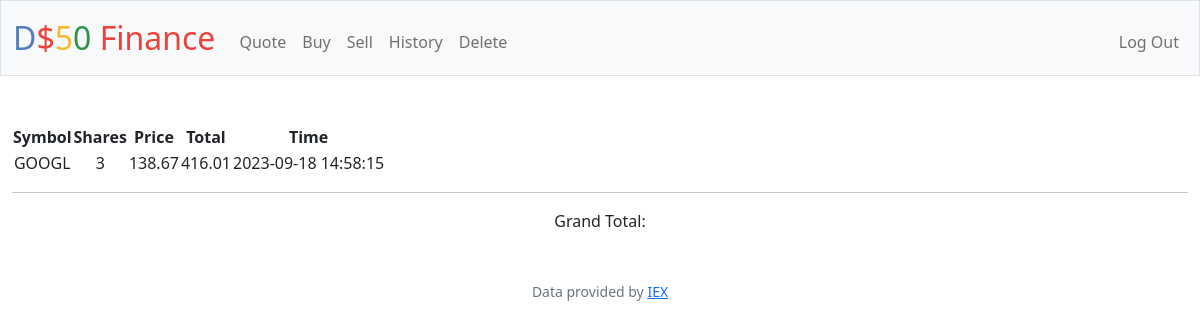
Before: /history (signed in) with the older database file.
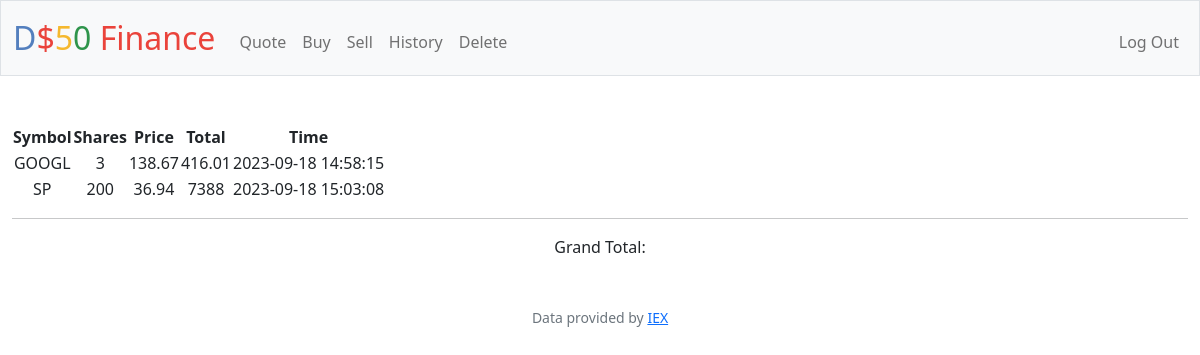
After: the same page with the newer database file.
### tables this page shows
CREATE TABLE history (id INTEGER NOT NULL, symbol TEXT NOT NULL, share INTEGER NOT NULL, price INTEGER NOT NULL, total INTEGER NOT NULL, sqltime TIMESTAMP DEFAULT CURRENT_TIMESTAMP NOT NULL, FOREIGN KEY(id) REFERENCES users(id));

### app.py (the view)
@app.route("/history")
@login_required
def history():
    if request.method == "GET":
        id = session["user_id"]
        history = db.execute("SELECT * FROM history WHERE id = ?", id)
        return render_template("history.html", history=history)
    else:
        return render_template("history.html")

### app.py (called while the page is built)
@app.after_request
def after_request(response):
    response.headers["Cache-Control"] = "no-cache, no-store, must-revalidate"
    response.headers["Expires"] = 0
    response.headers["Pragma"] = "no-cache"
    return response

### helpers.py (called while the page is built)
def login_required(f):
    @wraps(f)
    def decorated_function(*args, **kwargs):
        if session.get("user_id") is None:
            return redirect("/login")
        return f(*args, **kwargs)
    return decorated_function

### templates/history.html (shortened to what this page needs)
{% extends "layout.html" %}
{% block main %}
<table action="/history" method="get">
    <tr>
      <th>Symbol</th>
      <th>Shares</th>
      <th>Price</th>
      <th>Total</th>
      <th>Time</th>
    </tr>
    {% for u in history %}
      <td>{{  u.symbol  }}</td>
      <td>{{  u.share  }}</td>
      <td>{{  u.price  }}</td>
      <td>{{  u.total  }}</td>
      <td>{{  u.sqltime  }}</td>
    {% endfor %}
  </table>
  <hr>
  <div>Grand Total: {{ gtot }}</div>
{% endblock %}

### templates/layout.html (shortened to what this page needs)
<!DOCTYPE html>
<html lang="en">
    <head>
        <link href="https://cdn.jsdelivr.net/npm/bootstrap@5.1.3/dist/css/bootstrap.min.css" rel="stylesheet">
        <link href="/static/styles.css" rel="stylesheet">
    </head>
    <body>
        <nav class="bg-light border navbar navbar-expand-md navbar-light">
            <div class="container-fluid">
                <a class="navbar-brand" href="/"><span class="blue">D</span><span class="red">$</span><span class="yellow">5</span><span class="green">0</span> <span class="red">Finance</span></a>
                <div class="collapse navbar-collapse" id="navbar">
                    {% if session["user_id"] %}
                        <ul class="navbar-nav me-auto mt-2">
                            <li class="nav-item"><a class="nav-link" href="/quote">Quote</a></li>
                            <li class="nav-item"><a class="nav-link" href="/buy">Buy</a></li>
                            <li class="nav-item"><a class="nav-link" href="/sell">Sell</a></li>
                            <li class="nav-item"><a class="nav-link" href="/history">History</a></li>
                            <li class="nav-item"><a class="nav-link" href="/delete">Delete</a></li>
                        </ul>
                        <ul class="navbar-nav ms-auto mt-2">
                            <li class="nav-item"><a class="nav-link" href="/logout">Log Out</a></li>
                        </ul>
                    {% else %}
                        <ul class="navbar-nav ms-auto mt-2">
                            <li class="nav-item"><a class="nav-link" href="/register">Register</a></li>
                            <li class="nav-item"><a class="nav-link" href="/login">Log In</a></li>
                        </ul>
                    {% endif %}
                </div>
            </div>
        </nav>
        <main class="container-fluid py-5 text-center">
            {% block main %}{% endblock %}
        </main>
        <footer class="mb-5 small text-center text-muted">
            Data provided by <a href="https://iexcloud.io/">IEX</a>
        </footer>
    </body>
</html>

### static/styles.css (style rules this page uses)
nav .navbar-brand { font-size: xx-large; }
nav .navbar-brand .blue { color: #537fbe; }
nav .navbar-brand .red { color: #ea433b; }
nav .navbar-brand .yellow { color: #f5b82e; }
nav .navbar-brand .green { color: #2e944b; }

Changed rows visible on the page:
added history: symbol "SP", share "200", price "36.94", total "7388", sqltime "2023-09-18 15:03:08"
